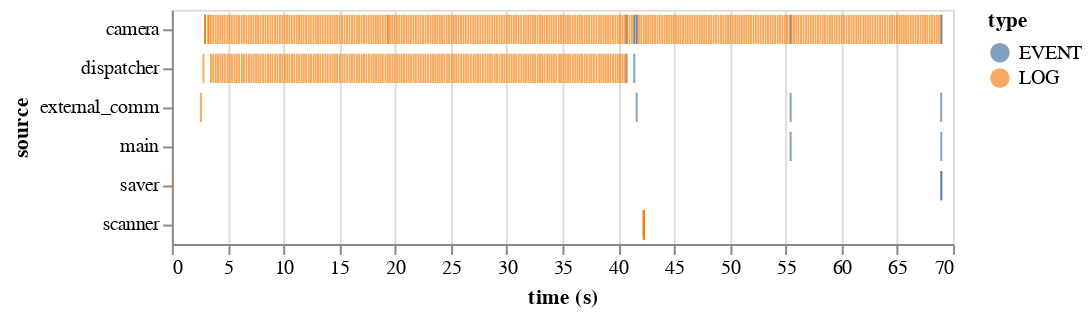

The notebook cell saved with this chart:
### Code cell
selection = alt.selection_interval(bind='scales')

alt.Chart(all_logs).mark_tick().encode(
    x="time (s)",
    y="source",
    tooltip="id",
    color="type",
).add_selection(selection)

### Figure 1 — Vega-Lite specification as saved in the notebook (floating-point values rounded to 4 significant figures; data arrays with more than 128 entries replaced by an {"elided": "..."} marker saying what was removed)
{"config": {"view": {"continuousWidth": 400, "continuousHeight": 300}}, "data": {"name": "data-fcdc56aec039dc56b8eebab21b75a595"}, "mark": "tick", "encoding": {"color": {"type": "nominal", "field": "type"}, "tooltip": {"type": "nominal", "field": "id"}, "x": {"type": "quantitative", "field": "time (s)"}, "y": {"type": "nominal", "field": "source"}}, "selection": {"selector003": {"type": "interval", "bind": "scales"}}, "$schema": "https://vega.github.io/schema/vega-lite/v4.8.1.json", "datasets": {"data-fcdc56aec039dc56b8eebab21b75a595": {"elided": "526 records"}}}
